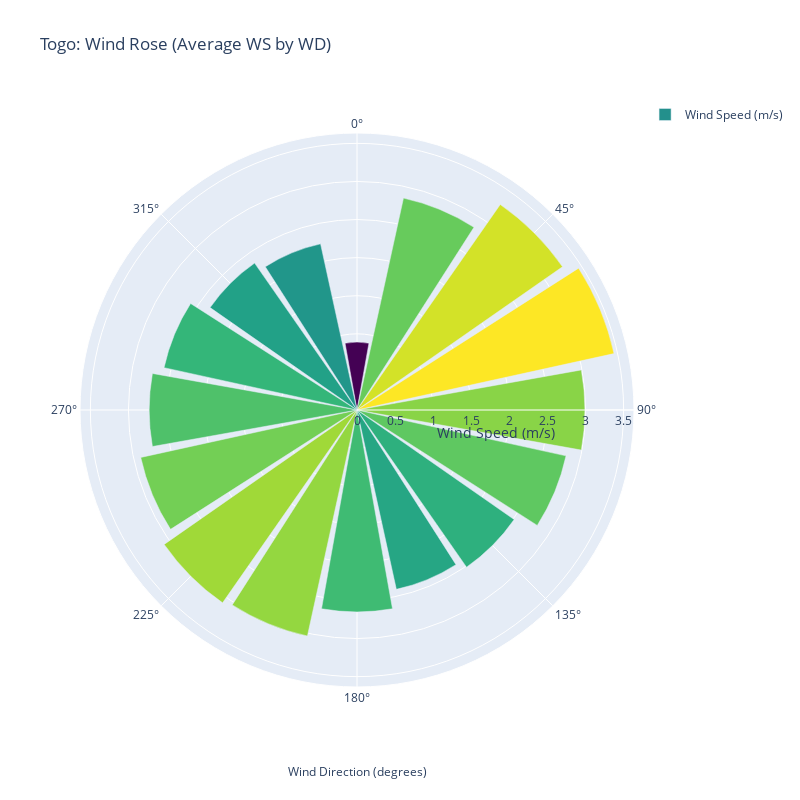

Notebook source saved alongside this figure:
### Markdown cell above
## Wind & Distribution Analysis
Wind rose for WS/WD, histograms for GHI, WS.

### Code cell
# Wind rose using Plotly Barpolar
bins = np.linspace(0, 360, 17)  # 16 bins for 360 degrees
wd_binned = pd.cut(df_clean['WD'], bins, include_lowest=True, labels=bins[:-1])
ws_mean = df_clean.groupby(wd_binned, observed=True)['WS'].mean().reset_index()
ws_mean['WD'] = ws_mean['WD'].astype(float)  # Ensure WD is numeric

# Create wind rose with labels for r and theta on hover
fig = go.Figure(data=[
    go.Barpolar(
        r=ws_mean['WS'],
        theta=ws_mean['WD'],
        marker_colorscale='Viridis',
        marker_color=ws_mean['WS'],
        name='Wind Speed (m/s)',
        text=[f'r={r:.1f}, θ={θ:.0f}°' for r, θ in zip(ws_mean['WS'], ws_mean['WD'])],  # Labels for r and theta
        hoverinfo='text',  # Show labels on hover
        hoverlabel=dict(
            font=dict(size=12, color='black')  # Style hover labels
        )
    )
])
fig.update_layout(
    title='Togo: Wind Rose (Average WS by WD)',
    polar=dict(
        radialaxis=dict(
            visible=True,
            title='Wind Speed (m/s)'
        ),
        angularaxis=dict(
            direction='clockwise',
            showticklabels=True
        )
    ),
    annotations=[
        dict(
            text='Wind Direction (degrees)',
            x=0.5,
            y=-0.1,
            xref='paper',
            yref='paper',
            showarrow=False,
            font=dict(size=12)
        )
    ],
    showlegend=True,
    width=800,  # Increase circle size
    height=800  # Increase circle size
)
fig.show()

# Histograms for GHI and WS (unchanged)
plt.figure(figsize=(12, 5))

# GHI histogram
plt.subplot(1, 2, 1)
sns.histplot(df_clean['GHI'], bins=50, color='blue')
plt.title('Togo: GHI Distribution')
plt.xlabel('GHI (W/m²)')
plt.ylabel('Frequency')

# WS histogram
plt.subplot(1, 2, 2)
sns.histplot(df_clean['WS'], bins=50, color='green')
plt.title('Togo: WS Distribution')
plt.xlabel('Wind Speed (m/s)')
plt.ylabel('Frequency')

plt.tight_layout()
plt.show()

### Figure 1 — Plotly figure (JSON) as saved in the notebook; plotly's stock layout.template omitted (floating-point values rounded to 4 significant figures)
{"data": [{"hoverinfo": "text", "hoverlabel": {"font": {"color": "black", "size": 12}}, "marker": {"color": [0.8911, 2.848, 3.288, 3.454, 2.992, 2.809, 2.515, 2.41, 2.65, 3.037, 3.085, 2.906, 2.728, 2.593, 2.351, 2.233], "colorscale": [[0, "#440154"], [0.1111, "#482878"], [0.2222, "#3e4989"], [0.3333, "#31688e"], [0.4444, "#26828e"], [0.5556, "#1f9e89"], [0.6667, "#35b779"], [0.7778, "#6ece58"], [0.8889, "#b5de2b"], [1, "#fde725"]]}, "name": "Wind Speed (m/s)", "r": [0.8911, 2.848, 3.288, 3.454, 2.992, 2.809, 2.515, 2.41, 2.65, 3.037, 3.085, 2.906, 2.728, 2.593, 2.351, 2.233], "text": ["r=0.9, θ=0°", "r=2.8, θ=22°", "r=3.3, θ=45°", "r=3.5, θ=68°", "r=3.0, θ=90°", "r=2.8, θ=112°", "r=2.5, θ=135°", "r=2.4, θ=158°", "r=2.7, θ=180°", "r=3.0, θ=202°", "r=3.1, θ=225°", "r=2.9, θ=248°", "r=2.7, θ=270°", "r=2.6, θ=292°", "r=2.4, θ=315°", "r=2.2, θ=338°"], "theta": [0, 22.5, 45, 67.5, 90, 112.5, 135, 157.5, 180, 202.5, 225, 247.5, 270, 292.5, 315, 337.5], "type": "barpolar"}], "layout": {"annotations": [{"font": {"size": 12}, "showarrow": false, "text": "Wind Direction (degrees)", "x": 0.5, "xref": "paper", "y": -0.1, "yref": "paper"}], "height": 800, "polar": {"angularaxis": {"direction": "clockwise", "showticklabels": true}, "radialaxis": {"title": {"text": "Wind Speed (m/s)"}, "visible": true}}, "showlegend": true, "title": {"text": "Togo: Wind Rose (Average WS by WD)"}, "width": 800}}
